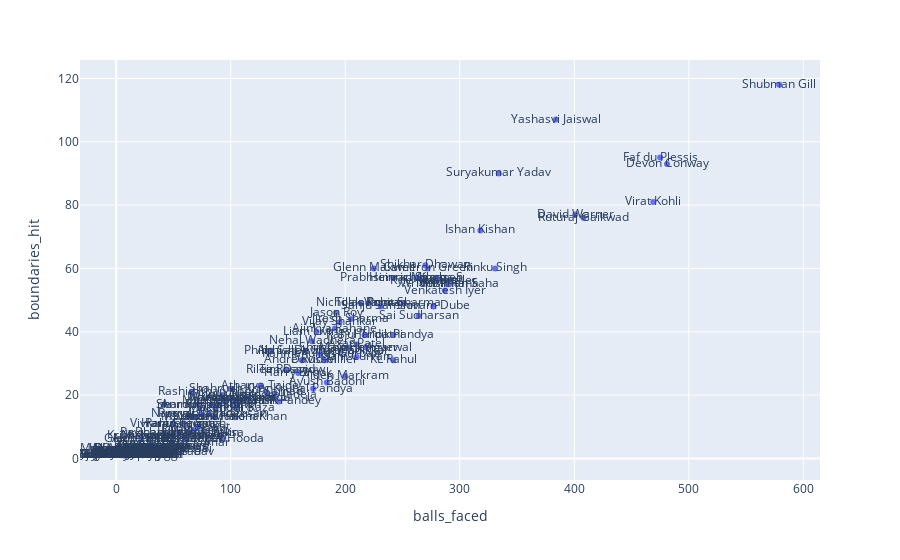

Notebook cell for this chart:
### Code cell
px.scatter(power_hitters,x='balls_faced',y='boundaries_hit',text='batter')

### Figure 1 — Plotly figure (JSON) as saved in the notebook; plotly's stock layout.template omitted (floating-point values rounded to 4 significant figures; data arrays with more than 128 entries replaced by an {"elided": "..."} marker saying what was removed)
{"data": [{"hovertemplate": "balls_faced=%{x}<br>boundaries_hit=%{y}<br>batter=%{text}<extra></extra>", "legendgroup": "", "marker": {"color": "#636efa", "symbol": "circle"}, "mode": "markers+text", "name": "", "orientation": "v", "showlegend": false, "text": {"elided": "147 str values"}, "type": "scatter", "x": {"elided": "147 int values"}, "xaxis": "x", "y": {"elided": "147 int values"}, "yaxis": "y"}], "layout": {"legend": {"tracegroupgap": 0}, "margin": {"t": 60}, "xaxis": {"anchor": "y", "domain": [0, 1], "title": {"text": "balls_faced"}}, "yaxis": {"anchor": "x", "domain": [0, 1], "title": {"text": "boundaries_hit"}}}}
